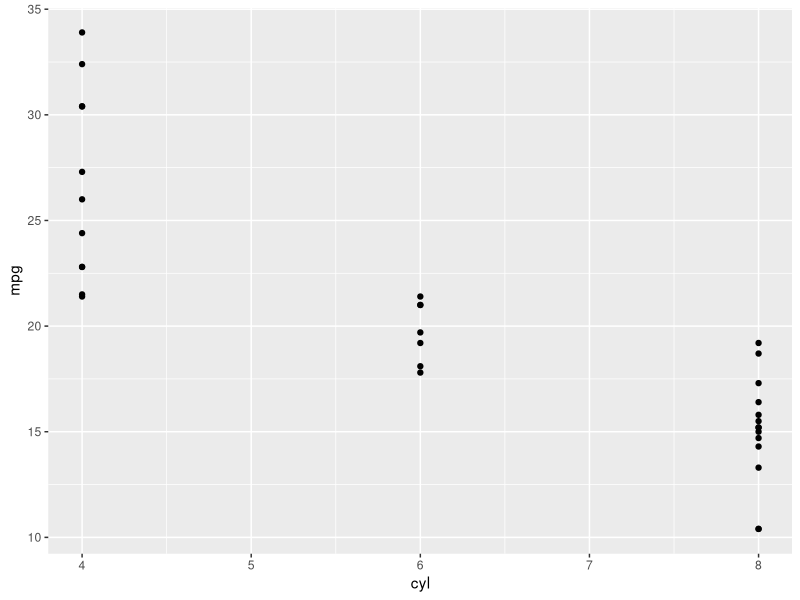
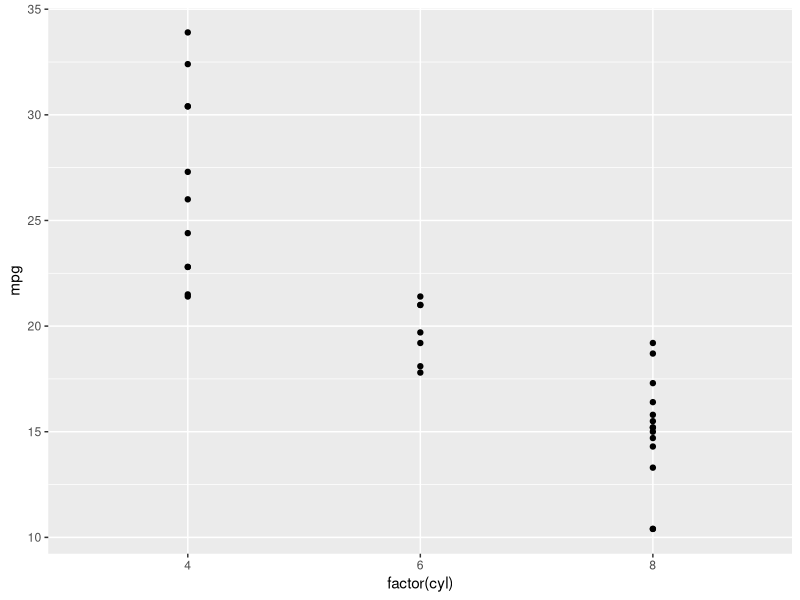
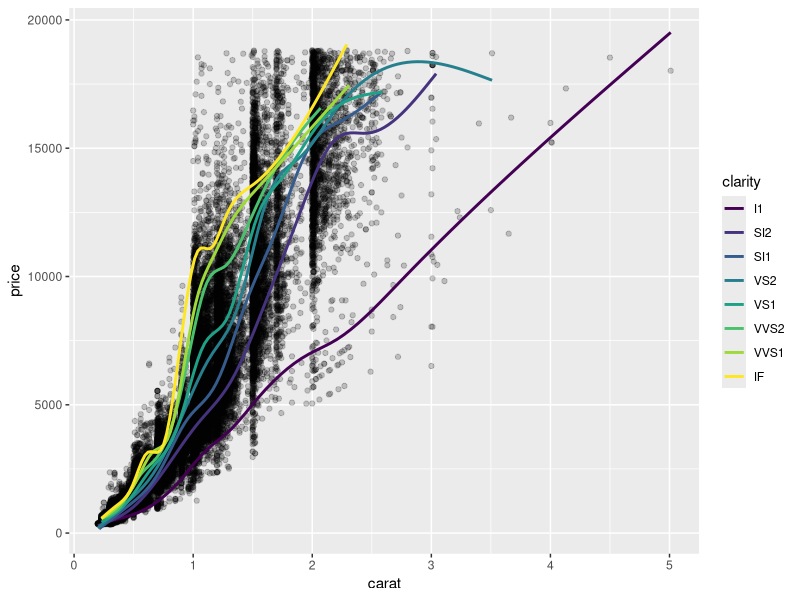
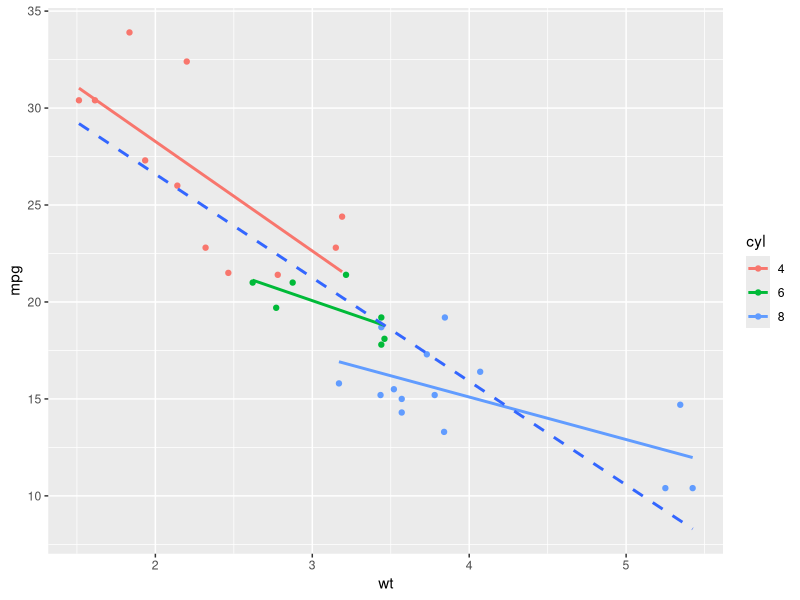
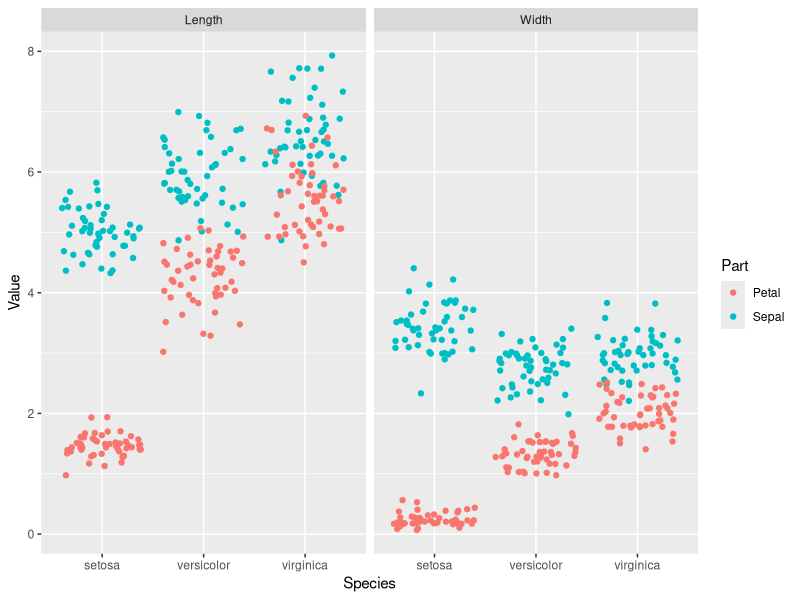
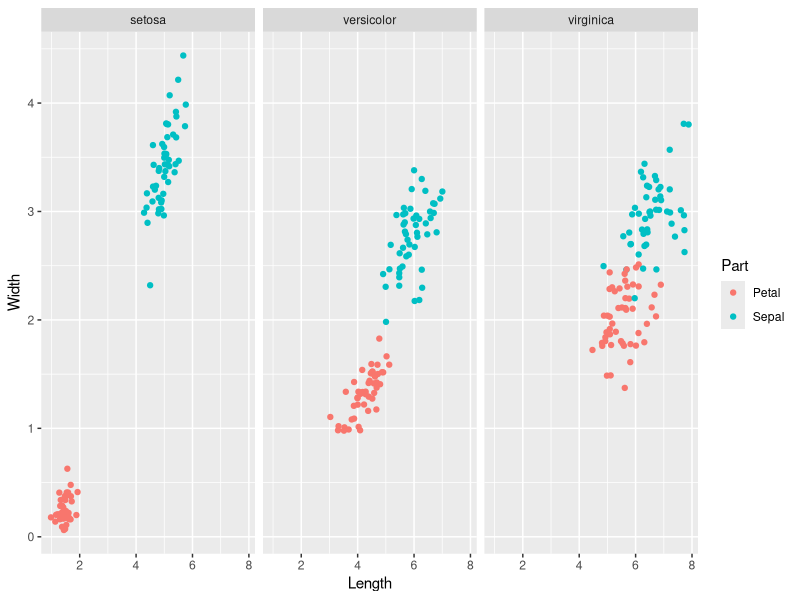

Here is the R script that generated these plots, in order:
## ---- chunk 1
library(ggplot2)
ggplot(mtcars, aes(x = cyl, y = mpg)) +
  geom_point()
ggplot(mtcars, aes(x = factor(cyl), y = mpg)) +
  geom_point()
## ---- chunk 2
ggplot(diamonds, aes(x = carat, y = price)) +
  geom_point(alpha = 0.2) +
  geom_smooth(aes(colour = clarity),se = F)#se -> 要不要顯示誤差範圍
## ---- chunk 3
#Convert cyl to factor
mtcars$cyl <- as.factor(mtcars$cyl)
## ---- chunk 4
ggplot(mtcars, aes(x = wt, y = mpg, col = cyl)) +
  geom_point() + # Copy from Plot 2
  geom_smooth(method = 'lm', se = F) + # Copy from Plot 2
  geom_smooth(aes(group = 1),method = 'lm', se = F, linetype = 2)
## ---- chunk 5
library(tidyr)
#iris.tidy
iris.tidy <- iris %>%
  gather(key, Value, -'Species') %>%
  separate(key, c("Part", "Measure"), "\\.")
head(iris.tidy)
ggplot(iris.tidy, aes(x = Species, y = Value, col = Part)) +
  geom_jitter() +
  facet_grid(. ~ Measure)

#iris.wide
iris$Flower <- 1:nrow(iris)
iris.wide <- iris %>%
  gather(key, value, -Species, -Flower) %>%
  separate(key, c('Part','Measure'), "\\.") %>%
  spread(Measure, value)
head(iris.wide)
ggplot(iris.wide, aes(x = Length, y = Width, color = Part)) +
  geom_jitter() +
  facet_grid(. ~ Species)
